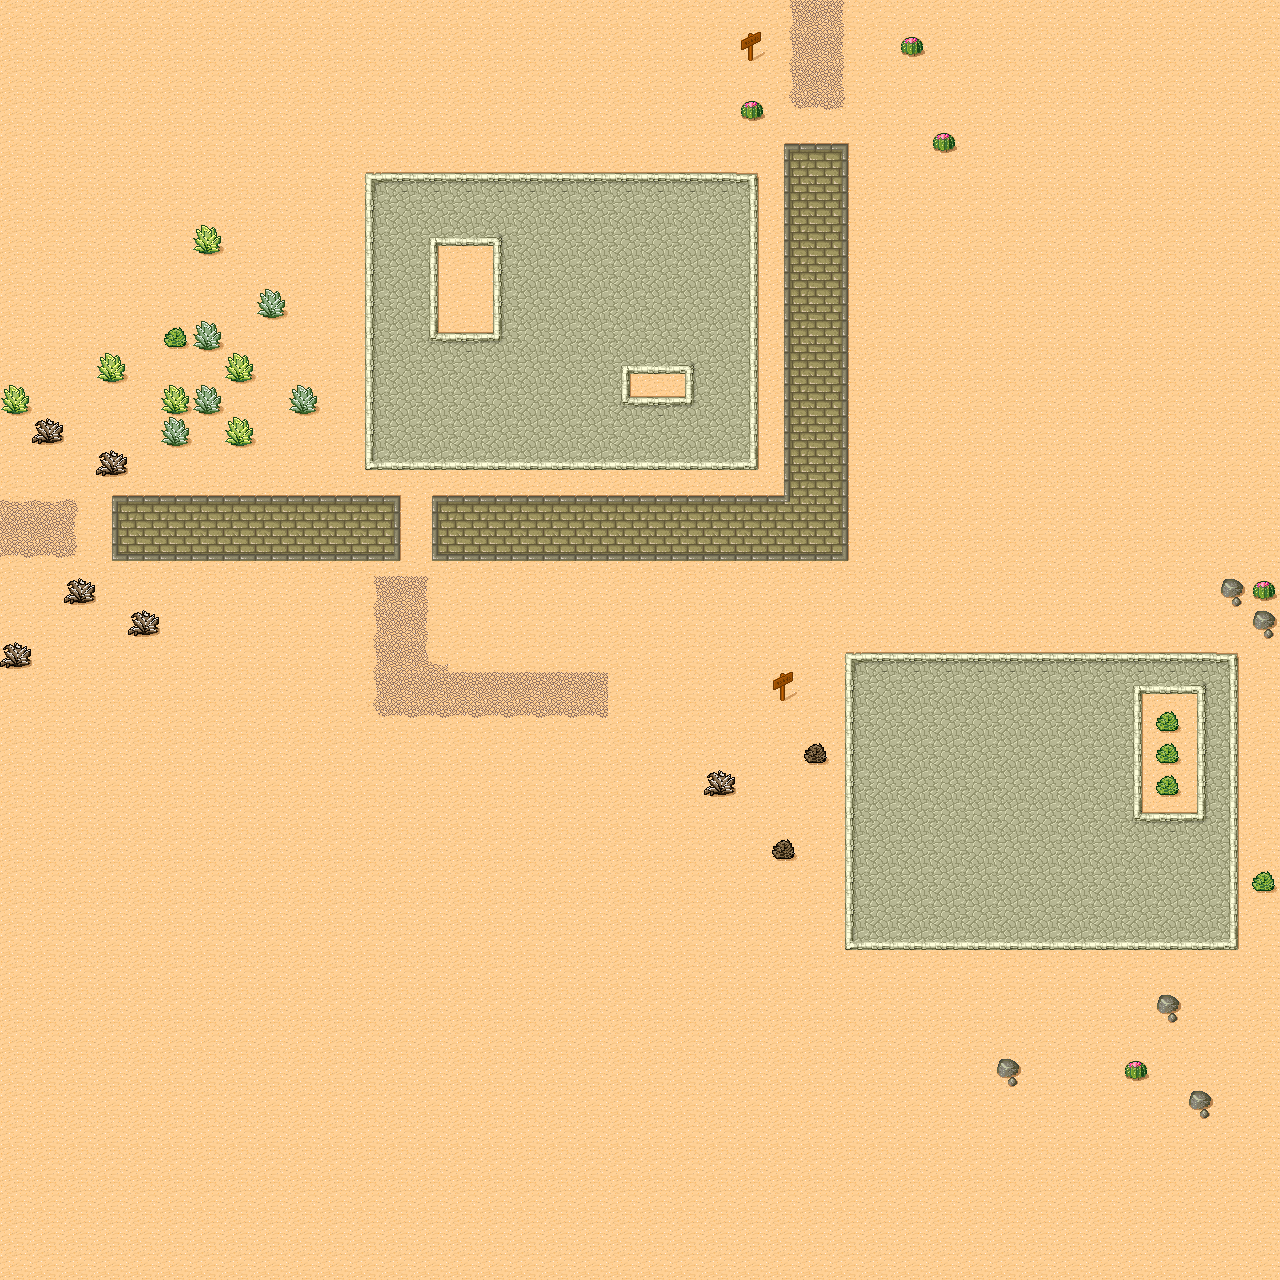

This is a level from a 2D game, rendered from its Tiled map with the project's own tilesets. A one-line summary and the map file follow, with tile-layer data summarised:
An orthogonal 40x40 tile map with 32x32 px tiles, 1 tile layer (Ground).

<map version="1.0" tiledversion="1.1.2" orientation="orthogonal" renderorder="right-down" width="40" height="40" tilewidth="32" tileheight="32" infinite="0" nextobjectid="1">
 <tileset firstgid="1" source="desert.tsx" />
 <layer name="Ground" width="40" height="40">
  <data>[1600 cells, 1600 non-empty, 41 distinct tile ids]</data>
 </layer>
</map>
